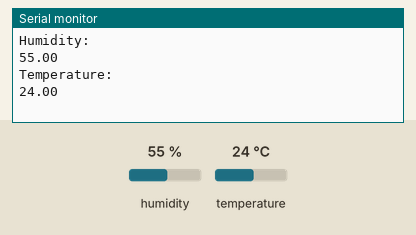
Simulated run of this sketch. Board: Arduino Uno, built with avr-gcc and run on an emulated ATmega328P. Shown: the last lines printed to the serial monitor. The test bench sets the inputs (shaded band); at power-on: humidity 55 %, temperature 24 °C.

Above: at 18.0 s.
18.1 s: humidity set to 22 %
At 20.9 s:
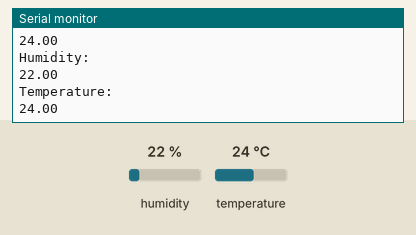
33.1 s: temperature set to 12 °C
At 40.6 s:
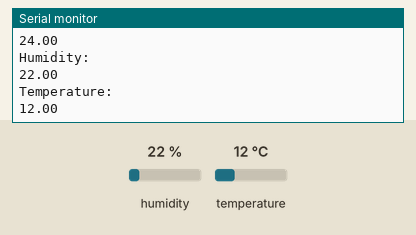
48.1 s: humidity set to 40 %
At 61.5 s:
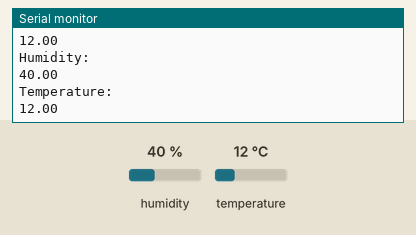
Timing chart, 0 to 63.0 s (numbered marks = the images above; inputs shaded):
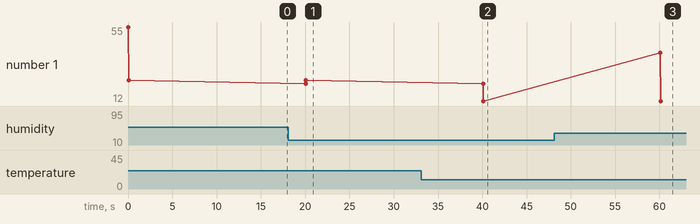

Measured:
- after the input at 18.1 s, the serial monitor: prints a new line after 2.0 s (image 1)
- after the input at 33.1 s, the serial monitor: prints a new line after 7.0 s (image 2)
- after the input at 48.1 s, the serial monitor: prints a new line after 12.0 s (image 3)
- plotted number 1: 24 → 12 after the input at 33.1 s

The sketch:

test-dht11.ino
```cpp
#include "DHT.h"

#define DHTPIN 8
#define DHTTYPE DHT11

DHT dht(DHTPIN, DHTTYPE);

void setup() {
  Serial.begin(9600);
  dht.begin();
}

void loop() {
  float h = dht.readHumidity();
  float t = dht.readTemperature();
  Serial.println("Humidity: ");
  Serial.println(h);
  Serial.println("Temperature: ");
  Serial.println(t);
  delay(20000);
}
```
